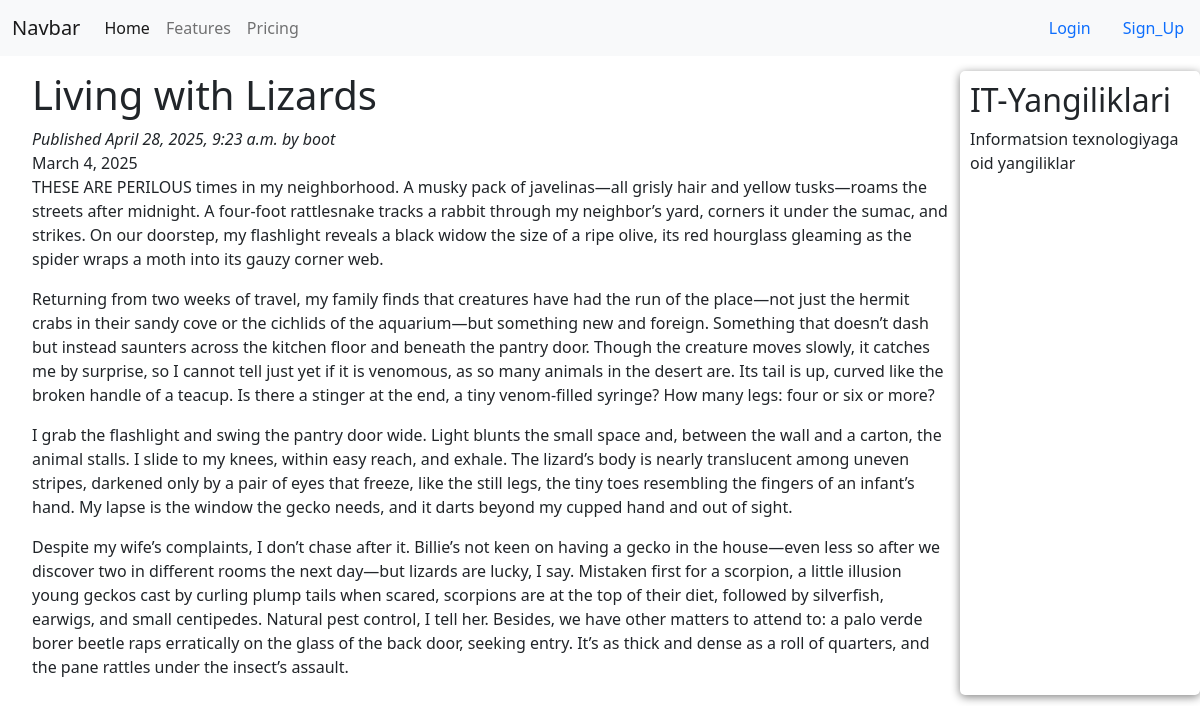
/2025/4/28/living-with-lizards, run on the app's committed database.
### blogg/models.py (models this page shows, shortened)
class Post(models.Model):
    STATUS_CHOICES = (
        ('draft', 'Draft'),
        ('published', 'Published')
    )
    title = models.CharField(max_length=250)
    slug = models.SlugField(max_length=255)
    author = models.ForeignKey(User, on_delete=models.CASCADE, related_name='blog_posts')
    body = models.TextField()
    publish = models.DateTimeField(default=timezone.now)
    created = models.DateTimeField(auto_now_add=True)
    updated = models.DateTimeField(auto_now=True)
    status = models.CharField(max_length=10, choices=STATUS_CHOICES, default='draft')
    class Meta:
        ordering = ('-publish',)
    objects = models.Manager()
    published = PublishedManager()

### blogg/views.py (the view)
# urls.py: path('<int:year>/<int:month>/<int:day>/<slug:slug>', post_detail, name="post_detail"),
def post_detail(request, year, month, day, slug):
    post = get_object_or_404(Post, slug=slug, status='published', publish__year=year, publish__month=month, publish__day=day)
    return render(request, 'blog/post/detail.html', {'post': post})

### templates/blog/post/detail.html (shortened to what this page needs)
{% extends 'blog/base.html' %}
{% block content %}
    <h1>{{ post.title }}</h1>
    <em class="date">
        Published {{post.publish}} by {{post.author}}
    </em>
    {{post.body|linebreaks}}
{% endblock  %}

### static/css/blog.css (style rules this page uses)
* { margin: 0; padding: 0; transition: 0.3s; }

### data on the page
Post: title "Living with Lizards", publish "April 28, 2025, 9:23 a.m.", author "boot", body "March 4, 2025 THESE ARE PERILOUS times in my neighborhood. A musky pack of javelinas—all grisly hair and yellow tusks—roams the streets after midnight. A four-foot rattlesnake tracks a rabbit through my neighbor’s yard, corners it under the sumac, and strikes. On our doorstep, my flashlight reveals a black widow the size of a ripe olive, its red hourglass gleaming as the spider wraps a moth into its gauzy corner web. Returning from two weeks of travel, my family finds that creatures have had the run of the place—not just the hermit crabs in their sandy cove or the cichlids of the aquarium—but something new and foreign. Something that doesn’t dash but instead saunters across the kitchen…"
